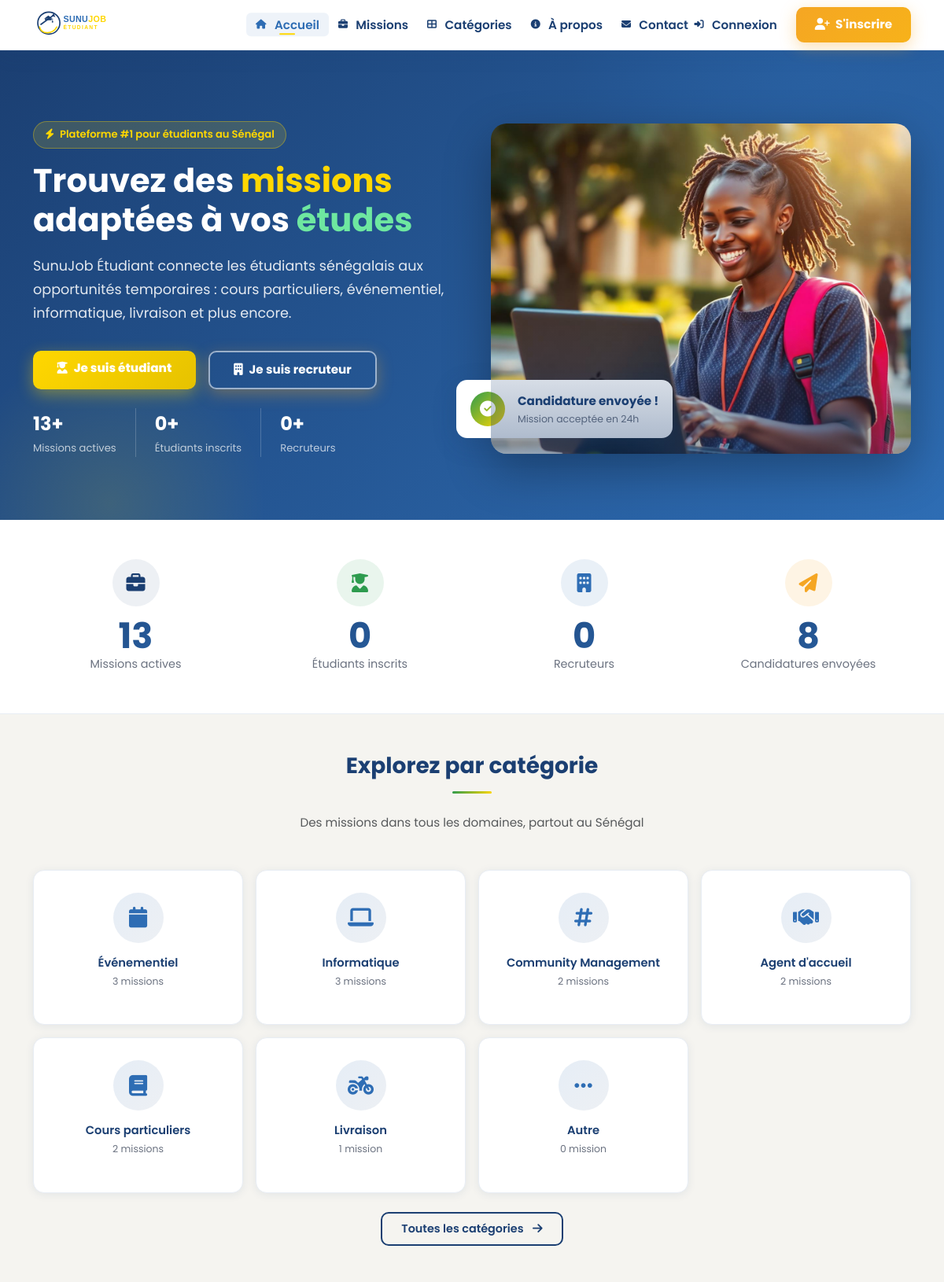
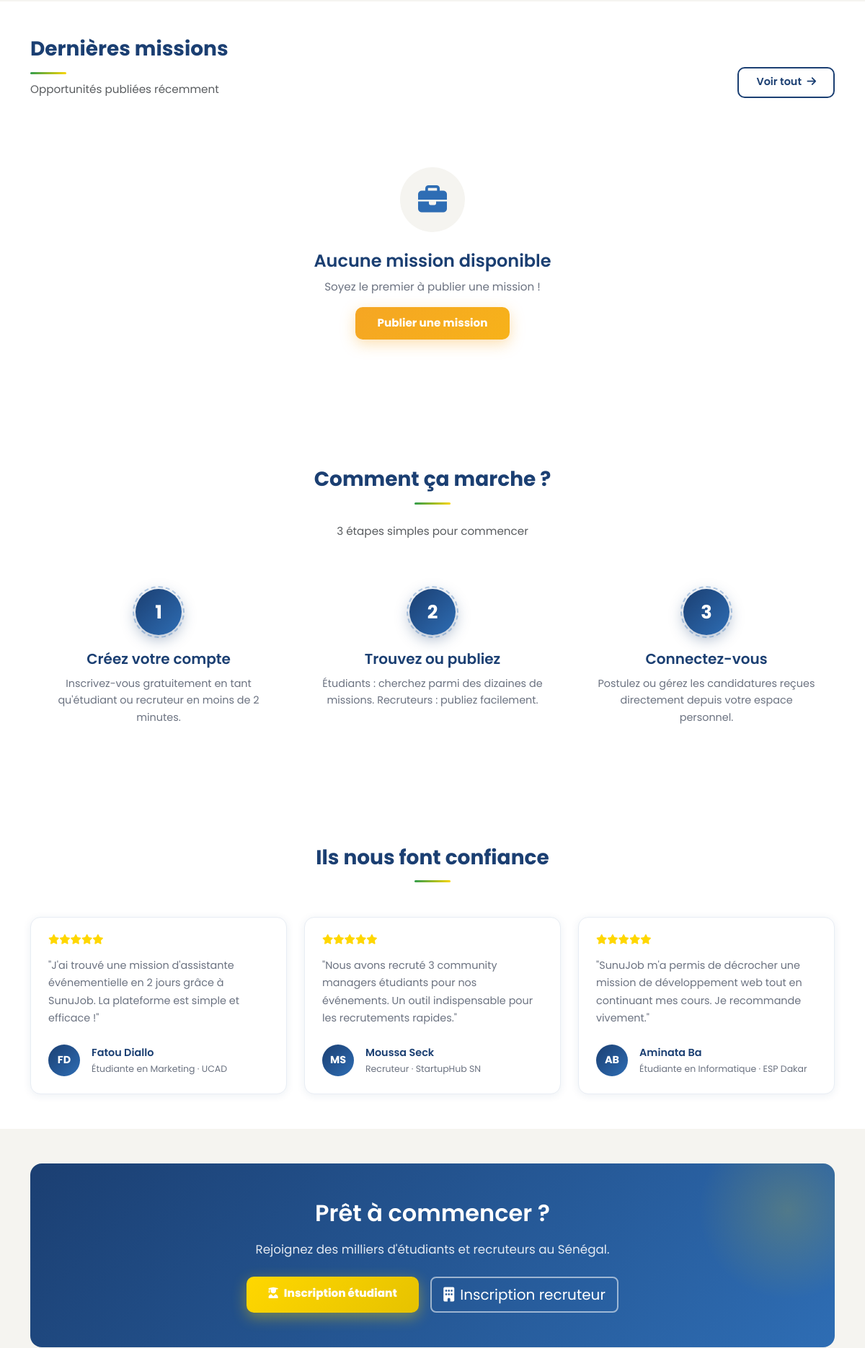
The page / (upper part) on the database its author committed (2 pictures, top to bottom).
### tables this page shows
CREATE TABLE categories (
    id INT AUTO_INCREMENT PRIMARY KEY,
    nom VARCHAR(100) NOT NULL UNIQUE,
    icone VARCHAR(50)
);

### index.php (the view, shortened to what this page needs)
<?php
require_once 'includes/auth.php';
require_once 'includes/header.php';
$stats = ['missions' => 0, 'etudiants' => 0, 'recruteurs' => 0, 'candidatures' => 0];
$r = $conn->query("SELECT COUNT(*) c FROM missions WHERE statut='active'");
if ($r) $stats['missions'] = (int)$r->fetch_assoc()['c'];
$r = $conn->query("SELECT COUNT(*) c FROM utilisateurs WHERE role='etudiant'");
if ($r) $stats['etudiants'] = (int)$r->fetch_assoc()['c'];
$r = $conn->query("SELECT COUNT(*) c FROM utilisateurs WHERE role='recruteur'");
if ($r) $stats['recruteurs'] = (int)$r->fetch_assoc()['c'];
$r = $conn->query("SELECT COUNT(*) c FROM candidatures");
if ($r) $stats['candidatures'] = (int)$r->fetch_assoc()['c'];
$dernieresMissions = [];
$categories = [];
$r = $conn->query("
    SELECT c.*, COUNT(m.id) nb
    FROM categories c
    LEFT JOIN missions m ON c.id = m.categorie_id AND m.statut='active'
    GROUP BY c.id
    ORDER BY nb DESC
    LIMIT 8
");
if ($r) { while ($row = $r->fetch_assoc()) $categories[] = $row; }
?>
<section class="hero-section">
    <div class="container position-relative" style="z-index:1;">
        <div class="row align-items-center g-5">
            <div class="col-lg-6">
                <span class="hero-badge">
                    <i class="fas fa-bolt me-1"></i> Plateforme #1 pour étudiants au Sénégal
                </span>
                <h1>Trouvez des <span class="accent-gold">missions</span> adaptées à vos <span class="accent-green">études</span></h1>
                <p class="subtitle">
                    SunuJob Étudiant connecte les étudiants sénégalais aux opportunités temporaires :
                    cours particuliers, événementiel, informatique, livraison et plus encore.
                </p>
                <div class="d-flex flex-wrap gap-3 mb-4">
                    <a href="/register.php?role=etudiant" class="btn btn-cta-etudiant btn-lg">
                        <i class="fas fa-user-graduate me-2"></i>Je suis étudiant
                    </a>
                    <a href="/register.php?role=recruteur" class="btn btn-cta btn-lg hero-outline-btn">
                        <i class="fas fa-building me-2"></i>Je suis recruteur
                    </a>
                </div>
                <div class="d-flex flex-wrap gap-4">
                    <div>
                        <div style="color:#fff;font-size:1.5rem;font-weight:700;"><?= number_format($stats['missions']) ?>+</div>
                        <div style="color:rgba(255,255,255,0.7);font-size:0.82rem;">Missions actives</div>
                    </div>
                    <div>
                        <div style="color:#fff;font-size:1.5rem;font-weight:700;"><?= number_format($stats['etudiants']) ?>+</div>
                        <div style="color:rgba(255,255,255,0.7);font-size:0.82rem;">Étudiants inscrits</div>
                    </div>
                    <div>
                        <div style="color:#fff;font-size:1.5rem;font-weight:700;"><?= number_format($stats['recruteurs']) ?>+</div>
                        <div style="color:rgba(255,255,255,0.7);font-size:0.82rem;">Recruteurs</div>
                    </div>
                </div>
            </div>
            <div class="col-lg-6 d-none d-lg-block position-relative">
                <div class="hero-image">
                    <img src="assets/images/Image collée.png"
                         alt="Étudiants au travail" class="img-fluid w-100" style="height:420px;object-fit:cover;">
                </div>
                <div class="hero-floating-card d-none d-xl-block">
                    <div class="d-flex align-items-center gap-3">
                        <div style="width:44px;height:44px;background:var(--gradient-accent);border-radius:50%;display:flex;align-items:center;justify-content:center;">
                            <i class="fas fa-check-circle text-white fs-5"></i>
                        </div>
                        <div>
                            <div style="font-weight:700;color:var(--color-primary);font-size:0.95rem;">Candidature envoyée !</div>
                            <div style="font-size:0.78rem;color:var(--color-text-muted);">Mission acceptée en 24h</div>
                        </div>
                    </div>
                </div>
            </div>
        </div>
    </div>
</section>
<section class="stats-section">
    <div class="container">
        <div class="row g-4 text-center">
            <div class="col-6 col-md-3">
                <div class="stat-icon-wrap stat-icon-primary">
                    <i class="fas fa-briefcase" style="color:var(--color-primary);"></i>
                </div>
                <span class="stat-number d-block"><?= number_format($stats['missions']) ?></span>
                <span class="stat-label">Missions actives</span>
            </div>
            <div class="col-6 col-md-3">
                <div class="stat-icon-wrap stat-icon-green">
                    <i class="fas fa-user-graduate" style="color:var(--color-accent-green);"></i>
                </div>
                <span class="stat-number d-block"><?= number_format($stats['etudiants']) ?></span>
                <span class="stat-label">Étudiants inscrits</span>
            </div>
            <div class="col-6 col-md-3">
                <div class="stat-icon-wrap stat-icon-blue">
                    <i class="fas fa-building" style="color:var(--color-primary-light);"></i>
                </div>
                <span class="stat-number d-block"><?= number_format($stats['recruteurs']) ?></span>
                <span class="stat-label">Recruteurs</span>
            </div>
            <div class="col-6 col-md-3">
                <div class="stat-icon-wrap stat-icon-orange">
                    <i class="fas fa-paper-plane" style="color:var(--color-accent-orange);"></i>
                </div>
                <span class="stat-number d-block"><?= number_format($stats['candidatures']) ?></span>
                <span class="stat-label">Candidatures envoyées</span>
            </div>
        </div>
    </div>
</section>
<section class="py-5">
    <div class="container">
        <div class="text-center mb-5">
            <h2 class="section-title center">Explorez par catégorie</h2>
            <p class="text-muted mt-4">Des missions dans tous les domaines, partout au Sénégal</p>
        </div>
        <div class="row g-3">
            <?php foreach ($categories as $cat): ?>
                <div class="col-6 col-md-4 col-lg-3">
                    <a href="/missions.php?categorie=<?= $cat['id'] ?>" class="text-decoration-none d-block">
                        <div class="category-card">
                            <div class="icon-wrap">
                                <i class="fas <?= htmlspecialchars($cat['icone']) ?>"></i>
                            </div>
                            <h5><?= htmlspecialchars($cat['nom']) ?></h5>
                            <p class="count"><?= $cat['nb'] ?> mission<?= $cat['nb'] > 1 ? 's' : '' ?></p>
                        </div>
                    </a>
                </div>
            <?php endforeach; ?>
        </div>
        <div class="text-center mt-4">
            <a href="/categories.php" class="btn btn-outline-custom">
                Toutes les catégories <i class="fas fa-arrow-right ms-2"></i>
            </a>
        </div>
    </div>
</section>
<section class="py-5" style="background:var(--color-white);">
    <div class="container">
        <div class="d-flex flex-wrap justify-content-between align-items-end mb-5 gap-3">
            <div>
                <h2 class="section-title mb-2">Dernières missions</h2>
                <p class="text-muted mb-0">Opportunités publiées récemment</p>
            </div>
            <a href="/missions.php" class="btn btn-outline-custom">
                Voir tout <i class="fas fa-arrow-right ms-1"></i>
            </a>
        </div>
        <?php if (empty($dernieresMissions)): ?>
            <div class="empty-state">
                <div class="empty-state-icon"><i class="fas fa-briefcase"></i></div>
                <h4>Aucune mission disponible</h4>
                <p>Soyez le premier à publier une mission !</p>
                <a href="/register.php?role=recruteur" class="btn btn-cta">Publier une mission</a>
            </div>
        <?php endif; ?>
    </div>
</section>
<section class="steps-section">
    <div class="container">
        <div class="text-center mb-5">
            <h2 class="section-title center">Comment ça marche ?</h2>
            <p class="text-muted mt-4">3 étapes simples pour commencer</p>
        </div>
        <div class="row g-4">
            <div class="col-md-4">
                <div class="step-item">
                    <div class="step-number">1</div>
                    <h5>Créez votre compte</h5>
                    <p>Inscrivez-vous gratuitement en tant qu'étudiant ou recruteur en moins de 2 minutes.</p>
                </div>
            </div>
            <div class="col-md-4">
                <div class="step-item">
                    <div class="step-number">2</div>
                    <h5>Trouvez ou publiez</h5>
                    <p>Étudiants : cherchez parmi des dizaines de missions. Recruteurs : publiez facilement.</p>
                </div>
            </div>
            <div class="col-md-4">
                <div class="step-item">
                    <div class="step-number">3</div>
                    <h5>Connectez-vous</h5>
                    <p>Postulez ou gérez les candidatures reçues directement depuis votre espace personnel.</p>
                </div>
            </div>
        </div>
    </div>
</section>
<section class="py-5" style="background:var(--color-white);">
    <div class="container">
        <div class="text-center mb-5">
            <h2 class="section-title center">Ils nous font confiance</h2>
        </div>
        <div class="row g-4">
            <?php
            $testimonials = [
                ['name' => 'Fatou Diallo', 'role' => 'Étudiante en Marketing', 'univ' => 'UCAD', 'text' => "J'ai trouvé une mission d'assistante événementielle en 2 jours grâce à SunuJob. La plateforme est simple et efficace !", 'initials' => 'FD'],
                ['name' => 'Moussa Seck', 'role' => 'Recruteur', 'univ' => 'StartupHub SN', 'text' => "Nous avons recruté 3 community managers étudiants pour nos événements. Un outil indispensable pour les recrutements rapides.", 'initials' => 'MS'],
                ['name' => 'Aminata Ba', 'role' => 'Étudiante en Informatique', 'univ' => 'ESP Dakar', 'text' => "SunuJob m'a permis de décrocher une mission de développement web tout en continuant mes cours. Je recommande vivement.", 'initials' => 'AB'],
            ];
            foreach ($testimonials as $t):
            ?>
                <div class="col-md-4">
                    <div class="card-dashboard p-4 h-100">
                        <div class="d-flex mb-3">
                            <?php for ($i = 0; $i < 5; $i++): ?>
                                <i class="fas fa-star" style="color:var(--color-accent-gold);font-size:0.85rem;"></i>
                            <?php endfor; ?>
                        </div>
                        <p class="mb-4" style="color:var(--color-text-muted);font-size:0.9rem;line-height:1.7;">
                            "<?= $t['text'] ?>"
                        </p>
                        <div class="d-flex align-items-center gap-3 mt-auto">
                            <div class="rounded-circle d-flex align-items-center justify-content-center fw-bold"
                                 style="width:44px;height:44px;background:var(--gradient-primary);color:#fff;font-size:0.9rem;">
                                <?= $t['initials'] ?>
                            </div>
                            <div>
                                <div class="fw-semibold" style="font-size:0.9rem;"><?= $t['name'] ?></div>
                                <div style="font-size:0.78rem;color:var(--color-text-muted);"><?= $t['role'] ?> · <?= $t['univ'] ?></div>
                            </div>
                        </div>
                    </div>
                </div>
            <?php endforeach; ?>
        </div>
    </div>
</section>
<section class="py-5">
    <div class="container">
        <div class="rounded-4 text-white text-center p-5" style="background:var(--gradient-hero);position:relative;overflow:hidden;">
            <div class="cta-banner-glow"></div>
            <div style="position:relative;z-index:1;">
                <h2 style="color:#fff;font-size:2rem;margin-bottom:1rem;">Prêt à commencer ?</h2>
                <p class="mb-4" style="opacity:0.88;font-size:1.05rem;">
                    Rejoignez des milliers d'étudiants et recruteurs au Sénégal.
                </p>
                <div class="d-flex justify-content-center gap-3 flex-wrap">
                    <a href="/register.php?role=etudiant" class="btn btn-cta-etudiant btn-lg">
                        <i class="fas fa-user-graduate me-2"></i>Inscription étudiant
                    </a>
                    <a href="/register.php?role=recruteur"
                       class="btn btn-lg hero-outline-btn">
                        <i class="fas fa-building me-2"></i>Inscription recruteur
                    </a>
                </div>
            </div>
        </div>
    </div>
</section>
<?php require_once 'includes/footer.php'; ?>

### assets/css/variables.css (style rules this page uses)
:root { --color-primary: #1B3F72; --color-primary-light: #2E6DB4; --color-accent-gold: #FFD700; --color-accent-green: #2D9B4E; --color-bg: #F5F4F0; --color-bg-alt: #FFFFFF; --color-white: #FFFFFF; --color-border: #D4DCE8; --color-border-light: #E8EDF4; --color-text-main: #1B3F72; --color-text-muted: #6B7280; --color-text-light: #E8E8E6; --gradient-primary: linear-gradient(135deg, #1B3F72 0%, #2E6DB4 100%); --gradient-primary-r: linear-gradient(135deg, #2E6DB4 0%, #1B3F72 100%); --gradient-hero: linear-gradient(135deg, #1B3F72 0%, #2E6DB4 100%); --gradient-gold: linear-gradient(135deg, #FFD700 0%, #E6C200 100%); --gradient-accent: linear-gradient(135deg, #2D9B4E 0%, #FFD700 100%); --gradient-green: linear-gradient(135deg, #2D9B4E 0%, #1F7A3A 100%); --gradient-navbar: linear-gradient(135deg, #2F3440 0%, #4B5563 100%); --shadow-sm: 0 2px 8px rgba(27, 63, 114, 0.08); --shadow-md: 0 4px 16px rgba(27, 63, 114, 0.12); --shadow-lg: 0 8px 32px rgba(27, 63, 114, 0.18); --shadow-card: 0 2px 12px rgba(27, 63, 114, 0.08); --shadow-hover: 0 12px 40px rgba(27, 63, 114, 0.22); --radius-sm: 6px; --radius-md: 10px; --radius-lg: 14px; --radius-xl: 20px; --radius-full: 9999px; --color-success: #2D9B4E; --color-warning: #F5A623; --color-accent-orange: #F5A623; --color-danger: #DC3545; --color-info: #2E6DB4; --gradient-orange: linear-gradient(135deg, #F5A623 0%, #F7B21A 100%); }

### rows shown on the page
categories: nom "Événementiel", nb "3", shows "s"
categories: nom "Informatique", nb "3", shows "s"
categories: nom "Community Management", nb "2", shows "s"
categories: nom "Agent d'accueil", nb "2", shows "s"
categories: nom "Cours particuliers", nb "2"
categories: nom "Livraison", nb "1"
categories: nom "Autre", nb "0"

### other values the page prints
$stats['missions'] "13"
$stats['etudiants'] "0"
$stats['recruteurs'] "0"
$stats['candidatures'] "8"
$t['text'] "J'ai trouvé une mission d'assistante événementielle en 2 jours grâce à SunuJob. La plateforme est simple et efficace !"
$t['initials'] "FD"
$t['name'] "Fatou Diallo"
$t['role'] "Étudiante en Marketing"
$t['univ'] "UCAD"
$t['text'] "Nous avons recruté 3 community managers étudiants pour nos événements. Un outil indispensable pour les recrutements rapides."
$t['initials'] "MS"
$t['name'] "Moussa Seck"
$t['role'] "Recruteur"
$t['univ'] "StartupHub SN"
$t['text'] "SunuJob m'a permis de décrocher une mission de développement web tout en continuant mes cours. Je recommande vivement."
